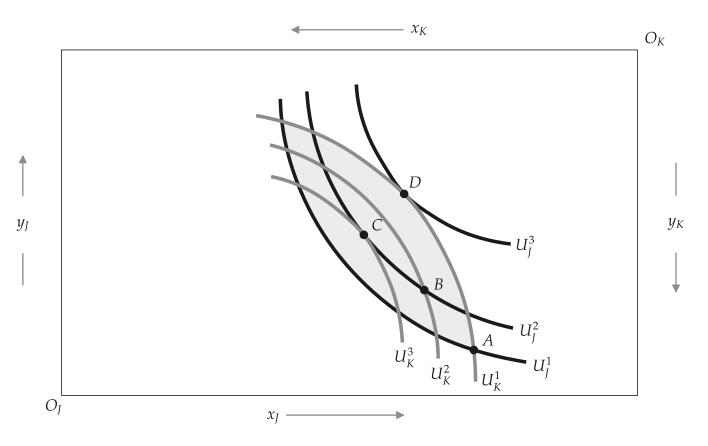

Write Python code to recreate this figure.
import numpy as np
from mosaickit import (
    ArrowLayer,
    ArrowStyle,
    AxisSpec,
    Canvas,
    CanvasSpec,
    Config as MosaicConfig,
    Fill,
    FillLayer,
    Marker,
    MarkerLayer,
    PathLayer,
    Stroke,
    StyleBundle,
    TextLayer,
    TextStyle,
)
from scipy.interpolate import CubicSpline

from utility_viz import Config
from utility_viz.core.scenes import UTILITY_THEME

INK, GREY, LENS = "#1a1a1a", "#8c8c8c", "#ececec"  # the colours of manual.toml
settings = Config.load("manual.toml")
text = TextStyle(color=INK, size=12, font="serif")

# after a textbook figure
# J from O_J and K from O_K
# curves are splines through control points
J = {  # J's control points low to high
    1: (
        [3.80, 3.91, 4.18, 4.59, 5.12, 5.75, 6.46, 7.16, 8.07],
        [5.15, 4.29, 3.49, 2.74, 2.08, 1.52, 1.07, 0.79, 0.58],
    ),
    2: (
        [4.26, 4.37, 4.60, 4.94, 5.25, 5.90, 6.30, 7.15, 7.84],
        [5.28, 4.55, 3.86, 3.22, 2.79, 2.13, 1.83, 1.38, 1.17],
    ),
    3: (
        [5.12, 5.20, 5.38, 5.64, 5.95, 6.35, 6.81, 7.29, 7.80],
        [5.40, 4.88, 4.39, 3.93, 3.50, 3.18, 2.91, 2.73, 2.63],
    ),
}
K = {  # K's from outer to inner
    1: (
        [3.38, 4.17, 4.91, 5.57, 5.95, 6.60, 6.93, 7.16, 7.19],
        [4.86, 4.65, 4.30, 3.83, 3.50, 2.57, 1.83, 0.79, 0.24],
    ),
    2: (
        [3.62, 4.22, 4.77, 5.27, 5.68, 6.03, 6.30, 6.47, 6.54],
        [4.35, 4.14, 3.83, 3.43, 2.97, 2.44, 1.83, 1.26, 0.64],
    ),
    3: (
        [3.64, 4.12, 4.55, 4.93, 5.25, 5.53, 5.73, 5.86, 5.92],
        [3.80, 3.65, 3.41, 3.11, 2.79, 2.33, 1.88, 1.41, 0.92],
    ),
}
# four allocations A to D
allocations = {"A": (7.16, 0.79), "B": (6.30, 1.83), "C": (5.25, 2.79), "D": (5.95, 3.50)}
# positions of the labels
letters = {"A": (7.41, 0.93), "B": (6.55, 1.90), "C": (5.48, 2.93), "D": (6.14, 3.67)}
curve_labels = {
    "U_J^1": (8.35, 0.48),
    "U_J^2": (8.12, 1.09),
    "U_J^3": (8.05, 2.58),
    "U_K^1": (7.46, 0.25),
    "U_K^2": (6.58, 0.36),
    "U_K^3": (5.95, 0.66),
}


def spline(points, n=240):
    """A smooth curve through the control points, as n sampled points."""
    points = np.column_stack(points)  # turn xs and ys into points
    chord = np.r_[0, np.cumsum(np.hypot(*np.diff(points, axis=0).T))]
    return CubicSpline(chord, points)(np.linspace(0, chord[-1], n))


curves_j = {k: spline(v) for k, v in J.items()}
curves_k = {k: spline(v) for k, v in K.items()}

# box plus margin for the arrows
# 0.6 inch per unit
x_range, y_range, unit = (-1.0, 11.15), (-0.8, 6.8), 0.6
spec = CanvasSpec(
    x_range=x_range,
    y_range=y_range,
    x_label="",
    y_label="",
    width=(x_range[1] - x_range[0]) * unit / 0.775,
    height=(y_range[1] - y_range[0]) * unit / 0.77,
)
roles = {"canvas": StyleBundle(fill=Fill(color="#ffffff", opacity=1.0))}
cv = Canvas(spec, theme=UTILITY_THEME, config=MosaicConfig(fonts=settings.fonts, math_font=settings.math_font), role_overrides=roles)
cv.add(
    PathLayer(
        [(0, 0), (10, 0), (10, 6), (0, 6), (0, 0)],
        stroke=Stroke(color=INK, width=0.6),
        id="box",
        clip=False,
    )
)

# lens up to allocation A
j1, k1 = curves_j[1], curves_k[1]
near = lambda curve, point: int(np.argmin(np.hypot(*(curve - point).T)))
gaps = [
    (np.hypot(*(j1[a] - k1[b])), a, b)
    for a in range(0, 240, 2)
    for b in range(0, 240, 2)
    if j1[a][1] > 4 and k1[b][0] < 4.2
]
_, a_top, b_top = min(gaps)
a_end, b_end = near(j1, allocations["A"]), near(k1, allocations["A"])
lens = [tuple(p) for p in k1[b_top : b_end + 1]] + [tuple(p) for p in j1[a_top : a_end + 1][::-1]]
cv.add(FillLayer(lens, fill=Fill(color=LENS, opacity=1.0), id="lens", z_index=0))

# curve width and dot size
for k, points in curves_j.items():
    cv.add(
        PathLayer(
            [tuple(p) for p in points], stroke=Stroke(color=INK, width=2.66), id=f"j{k}", z_index=2
        )
    )
for k, points in curves_k.items():
    cv.add(
        PathLayer(
            [tuple(p) for p in points], stroke=Stroke(color=GREY, width=2.66), id=f"k{k}", z_index=2
        )
    )
for name, point in allocations.items():
    cv.add(
        MarkerLayer(
            [point], marker=Marker(color=INK, size=41.6, edge_width=0), id=f"dot.{name}", z_index=4
        )
    )
    cv.add(
        TextLayer(
            letters[name],
            name,
            math=True,
            anchor="center",
            style=text,
            id=f"letter.{name}",
            z_index=4,
        )
    )
for label, point in curve_labels.items():
    cv.add(TextLayer(point, label, math=True, anchor="center", style=text, id=f"label.{label}"))
cv.add(TextLayer((-0.14, -0.20), "O_J", math=True, anchor="center", style=text, id="origin.j"))
cv.add(TextLayer((10.30, 6.18), "O_K", math=True, anchor="center", style=text, id="origin.k"))

# arrows along each person's axes
arrow, plain = Stroke(color=GREY, width=1.0, arrow=ArrowStyle.TRIANGLE), Stroke(
    color=GREY, width=1.0
)
cv.add(ArrowLayer((3.91, -0.34), (5.96, -0.34), stroke=arrow, id="side.bottom"))
cv.add(TextLayer((3.78, -0.35), "x_J", math=True, anchor="right", style=text, id="name.bottom"))
cv.add(ArrowLayer((5.93, 6.35), (3.98, 6.35), stroke=arrow, id="side.top"))
cv.add(TextLayer((6.07, 6.36), "x_K", math=True, anchor="left", style=text, id="name.top"))
cv.add(PathLayer([(-0.67, 1.91), (-0.67, 2.47)], stroke=plain, id="side.left.line", clip=False))
cv.add(ArrowLayer((-0.67, 3.47), (-0.67, 4.18), stroke=arrow, id="side.left"))
cv.add(TextLayer((-0.67, 2.99), "y_J", math=True, anchor="center", style=text, id="name.left"))
cv.add(PathLayer([(10.67, 3.47), (10.67, 4.04)], stroke=plain, id="side.right.line", clip=False))
cv.add(ArrowLayer((10.67, 2.47), (10.67, 1.78), stroke=arrow, id="side.right"))
cv.add(TextLayer((10.67, 3.01), "y_K", math=True, anchor="center", style=text, id="name.right"))

cv.save("edgeworth.png")
